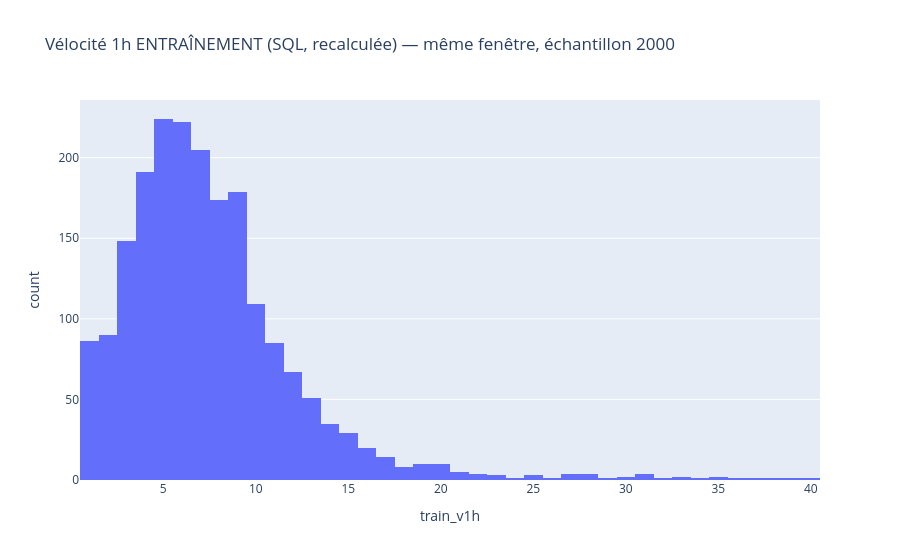

The code cell stored with this chart in its notebook:
### Code cell
# Vélocité "entraînement" : même fenêtre, recalculée en SQL pur (COUNT des
# transactions précédentes du même client dans les 1h/24h qui précèdent),
# strictement indépendante de l'état Redis.
trained_v = pg_query('''
    SELECT
        t.txn_id,
        (SELECT COUNT(*) FROM transactions t2
         WHERE t2.customer_id = t.customer_id
           AND t2.created_at BETWEEN t.created_at - INTERVAL '1 hour' AND t.created_at) AS train_v1h,
        (SELECT COUNT(*) FROM transactions t2
         WHERE t2.customer_id = t.customer_id
           AND t2.created_at BETWEEN t.created_at - INTERVAL '24 hours' AND t.created_at) AS train_v24h
    FROM transactions t
    WHERE t.created_at > NOW() - INTERVAL '20 minutes' AND t.fraud_score IS NOT NULL
    ORDER BY random()
    LIMIT 2000
''')
fig = px.histogram(trained_v, x="train_v1h", nbins=40,
                    title="Vélocité 1h ENTRAÎNEMENT (SQL, recalculée) — même fenêtre, échantillon 2000")
fig.show()
print(trained_v[["train_v1h", "train_v24h"]].describe())

# Comparaison des moyennes : un facteur > 1.5x est le signal exact de
# l'incident du 2026-09-15 (vélocité servie ~2x la vélocité réelle à cause
# du double-scoring). Seuil large car les deux échantillons ne portent pas
# exactement sur les mêmes transactions (fraud_alerts = review/block only).
if len(served_v):
    ratio = served_v["velocity_1h"].mean() / max(trained_v["train_v1h"].mean(), 0.01)
    print(f"\nRatio moyenne(vélocité servie) / moyenne(vélocité entraînement) = {ratio:.2f}")
    if ratio > 1.5:
        print("[ALERTE] Skew significatif — vélocité servie très supérieure à la vélocité réelle.")
    else:
        print("[OK] Pas de skew significatif détecté sur cette fenêtre.")

### Figure 1 — Plotly figure (JSON) as saved in the notebook; plotly's stock layout.template omitted (floating-point values rounded to 4 significant figures; data arrays with more than 128 entries replaced by an {"elided": "..."} marker saying what was removed)
{"data": [{"alignmentgroup": "True", "bingroup": "x", "hovertemplate": "train_v1h=%{x}<br>count=%{y}<extra></extra>", "legendgroup": "", "marker": {"color": "#636efa", "pattern": {"shape": ""}}, "name": "", "nbinsx": 40, "offsetgroup": "", "orientation": "v", "showlegend": false, "type": "histogram", "x": {"elided": "2000 int values"}, "xaxis": "x", "yaxis": "y"}], "layout": {"barmode": "relative", "legend": {"tracegroupgap": 0}, "title": {"text": "Vélocité 1h ENTRAÎNEMENT (SQL, recalculée) — même fenêtre, échantillon 2000"}, "xaxis": {"anchor": "y", "domain": [0.0, 1.0], "title": {"text": "train_v1h"}}, "yaxis": {"anchor": "x", "domain": [0.0, 1.0], "title": {"text": "count"}}}}
